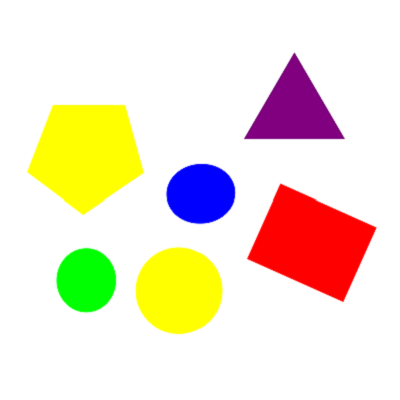
#> input picture Yellow/yellow01.png, 400 x 400 px; its folder holds 3 pictures in this run
$ python yellow.py
#> lines starting #> are read from the running program, lines starting #| are printed output that depends on the picture; after the words box and inside, x2 and y2 are one past the last pixel; in counts of white or black regions, pixels touching at a corner belong together
import cv2
import numpy as np

for i in range(1, 4):
    img = cv2.imread('yellow0' + str(i) + '.png', 1)
#> img is the input picture: shape (400, 400, 3); mean B, G, R 209.5, 229.1, 241.5
    hsv = cv2.cvtColor(img, cv2.COLOR_BGR2HSV)
#> hsv: shape (400, 400, 3); mean H, S, V 11.3, 54.1, 251.5

    lower_api0 = np.array([20, 235, 235])
    upper_api0 = np.array([40, 255, 255])
    mask = cv2.inRange(hsv, lower_api0, upper_api0)
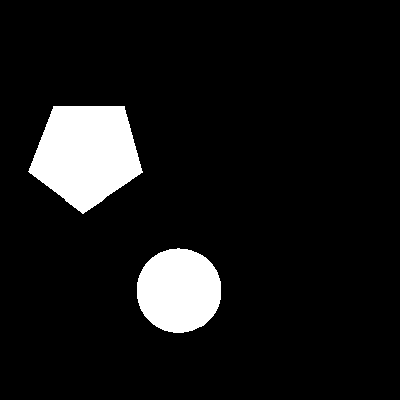
#> mask: shape (400, 400); 8.9% white; 2 white regions, box (x1, y1, x2, y2) and area: (28, 106, 143, 214) 8522, (137, 248, 221, 333) 5647

    new_img = cv2.bitwise_and(img, img, mask=mask)
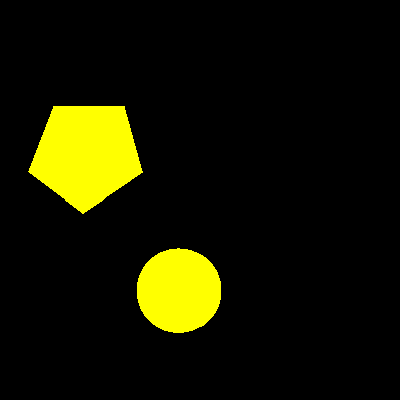
#> new_img: shape (400, 400, 3); mean B, G, R 0, 22.6, 22.6

    cv2.imshow("hasil" + str(i) + ".png", new_img)
    cv2.imshow('image', img)

    cv2.waitKey(0)
    cv2.destroyAllWindows()
#> pass 2 of the loop `for i in range(1, 4):`:
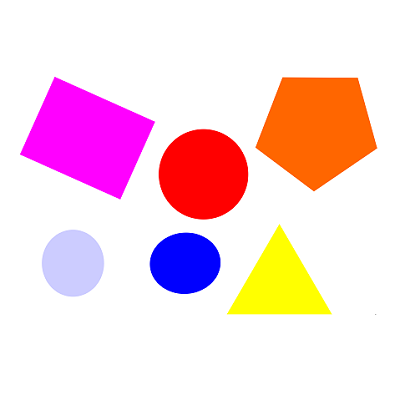
#> input picture Yellow/yellow02.png, 400 x 400 px
#> img is the input picture: shape (400, 400, 3); mean B, G, R 222, 214.2, 248.5
#> hsv: shape (400, 400, 3); mean H, S, V 15.8, 54.4, 255
#> `mask = cv2.inRange(hsv, lower_api0, upper_api0)`:
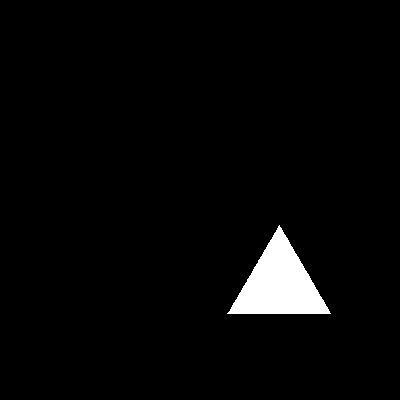
#> mask: shape (400, 400); 2.9% white; 1 white region, box (x1, y1, x2, y2) and area: (227, 225, 331, 314) 4635
#> `new_img = cv2.bitwise_and(img, img, mask=mask)`:
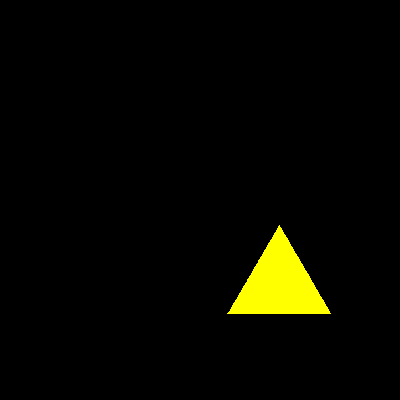
#> new_img: shape (400, 400, 3); mean B, G, R 0, 7.4, 7.4
#> pass 3 of the loop `for i in range(1, 4):`:
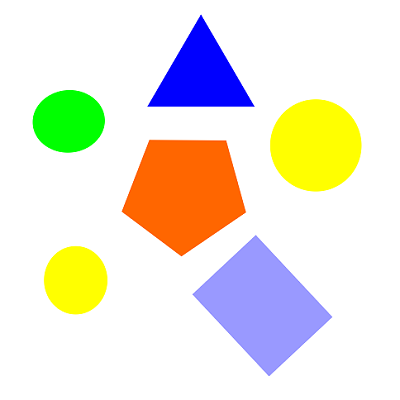
#> input picture Yellow/yellow03.png, 400 x 400 px
#> img is the input picture: shape (400, 400, 3); mean B, G, R 217.4, 231.3, 235.2
#> hsv: shape (400, 400, 3); mean H, S, V 15.4, 51.7, 255
#> `mask = cv2.inRange(hsv, lower_api0, upper_api0)`:
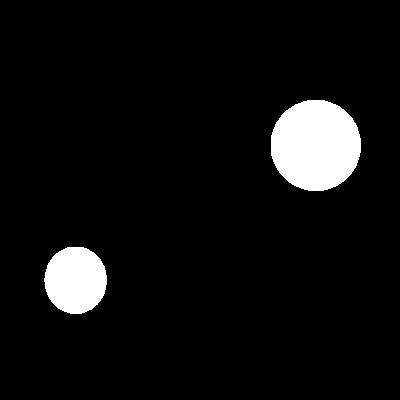
#> mask: shape (400, 400); 6.1% white; 2 white regions, box (x1, y1, x2, y2) and area: (271, 100, 361, 191) 6502, (44, 247, 107, 314) 3322
#> `new_img = cv2.bitwise_and(img, img, mask=mask)`:
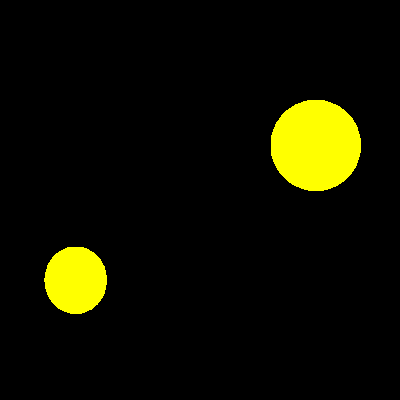
#> new_img: shape (400, 400, 3); mean B, G, R 0, 15.7, 15.7
